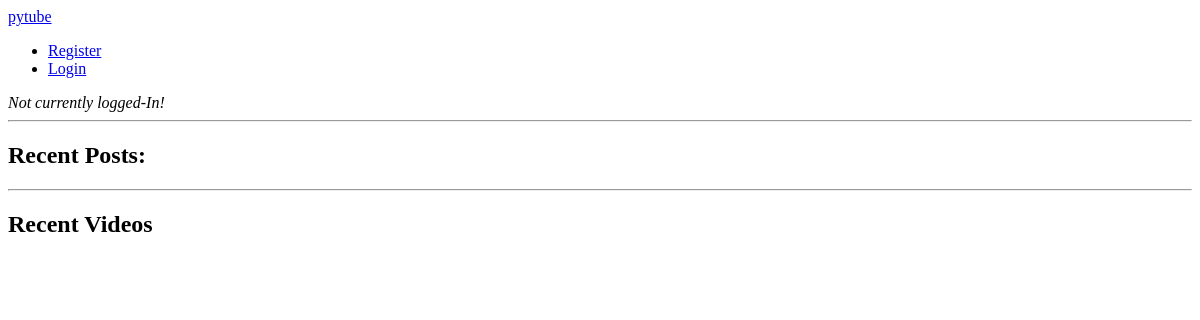
/, run on an earlier commit of the app's database.
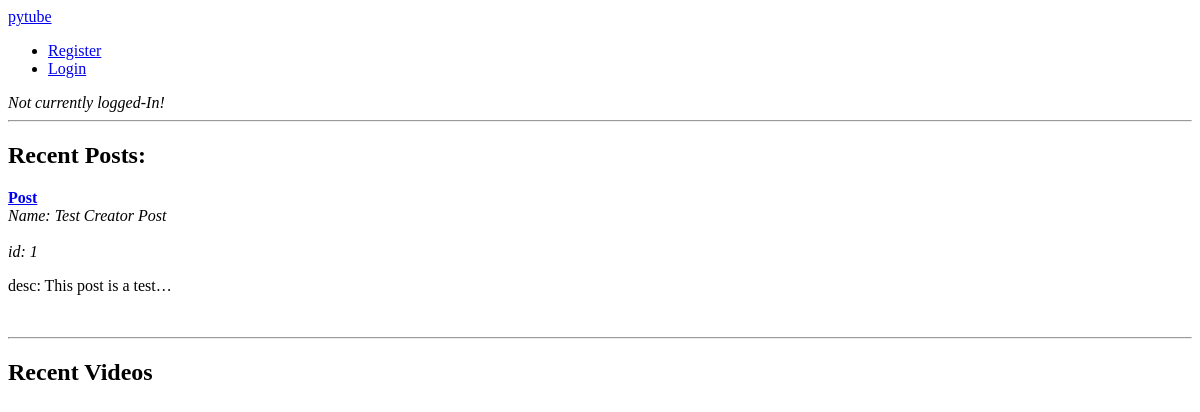
And on a later commit of the database.
### core/models.py (models this page shows, shortened)
class CreatorPost(models.Model):
    post_creator = models.ForeignKey(User, on_delete=models.SET_NULL, null=True)
    post_title = models.CharField(max_length=100)
    post_content = models.TextField()
    updated = models.DateTimeField(auto_now=True)
    created = models.DateTimeField(auto_now_add=True)
    class Meta:
        ordering = ['-updated', '-created']

### core/views.py (the view)
# urls.py: path('', views.home, name='home'),
def home(request):
    q = request.GET.get('q') if request.GET.get('q') != None else ''
    posts = CreatorPost.objects.filter(
        Q(post_title__icontains=q) |
        Q(post_content__icontains=q))
    videoposts = videoObject.objects.filter(
        Q(video_title__icontains=q) |
        Q(video_description__icontains=q))
    ctx = {
        'posts':posts,
        'videos':videoposts
    }
    return render(request, 'core/home.html', ctx)

### core/templates/core/home.html (shortened to what this page needs)
{% extends 'inherit_main.html' %}
{% block content %}
    <h2>Recent Posts:</h2>
    {% for post in posts %}
        <div class="home-post">
            <a href="{% url 'creator-post' post.id %}"><b>Post</b></a>
            <div class="home-post-content">
                <i>Name: {{ post.post_title }}</i>
                <br>
                <br>
                <i>id: {{ post.id }}</i>
                <br>
                <p>
                    desc: {{ post.post_content|truncatechars:20 }}
                </p>
            </div>
            <br>
        </div>
    {% endfor %}
    <hr>
    <h2>Recent Videos</h2>
{% endblock content %}

What changed in the data, as far as the page shows it:
added CreatorPost: post_title "Test Creator Post", id "1", post_content "This post is a test…"
